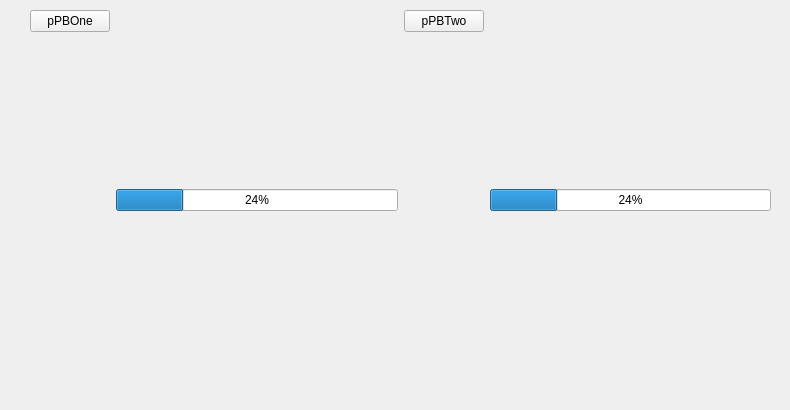
<?xml version="1.0" encoding="UTF-8"?>
<ui version="4.0">
 <class>Tab4OnOff</class>
 <widget class="QWidget" name="Tab4OnOff">
  <property name="geometry">
   <rect>
    <x>0</x>
    <y>0</y>
    <width>790</width>
    <height>410</height>
   </rect>
  </property>
  <property name="windowTitle">
   <string>Form</string>
  </property>
  <widget class="QWidget" name="horizontalLayoutWidget_2">
   <property name="geometry">
    <rect>
     <x>30</x>
     <y>10</y>
     <width>741</width>
     <height>381</height>
    </rect>
   </property>
   <layout class="QHBoxLayout" name="horizontalLayout_2" stretch="0,0">
    <item>
     <layout class="QHBoxLayout" name="horizontalLayout">
      <item>
       <layout class="QVBoxLayout" name="verticalLayout" stretch="0,0,0">
        <item>
         <widget class="QPushButton" name="pPBOne">
          <property name="text">
           <string>pPBOne</string>
          </property>
          <property name="checkable">
           <bool>true</bool>
          </property>
         </widget>
        </item>
        <item>
         <widget class="QLabel" name="pcar1">
          <property name="text">
           <string/>
          </property>
          <property name="textFormat">
           <enum>Qt::MarkdownText</enum>
          </property>
          <property name="pixmap">
           <pixmap resource="IotQtClient.qrc">:/IotQtClient/img/areaemp.png</pixmap>
          </property>
          <property name="scaledContents">
           <bool>true</bool>
          </property>
          <property name="margin">
           <number>-4</number>
          </property>
          <property name="indent">
           <number>-1</number>
          </property>
         </widget>
        </item>
        <item>
         <layout class="QHBoxLayout" name="horizontalLayout_4">
          <item>
           <widget class="QPushButton" name="pPBLamp1">
            <property name="enabled">
             <bool>true</bool>
            </property>
            <property name="sizePolicy">
             <sizepolicy hsizetype="Fixed" vsizetype="Fixed">
              <horstretch>0</horstretch>
              <verstretch>0</verstretch>
             </sizepolicy>
            </property>
            <property name="palette">
             <palette>
              <active>
               <colorrole role="Button">
                <brush brushstyle="SolidPattern">
                 <color alpha="255">
                  <red>255</red>
                  <green>255</green>
                  <blue>255</blue>
                 </color>
                </brush>
               </colorrole>
              </active>
              <inactive>
               <colorrole role="Button">
                <brush brushstyle="SolidPattern">
                 <color alpha="255">
                  <red>255</red>
                  <green>255</green>
                  <blue>255</blue>
                 </color>
                </brush>
               </colorrole>
              </inactive>
              <disabled>
               <colorrole role="Button">
                <brush brushstyle="SolidPattern">
                 <color alpha="255">
                  <red>255</red>
                  <green>255</green>
                  <blue>255</blue>
                 </color>
                </brush>
               </colorrole>
              </disabled>
             </palette>
            </property>
            <property name="font">
             <font>
              <stylestrategy>NoAntialias</stylestrategy>
             </font>
            </property>
            <property name="layoutDirection">
             <enum>Qt::LeftToRight</enum>
            </property>
            <property name="text">
             <string/>
            </property>
            <property name="icon">
             <iconset resource="IotQtClient.qrc">
              <normaloff>:/IotQtClient/img/plugout.png</normaloff>
              <normalon>:/IotQtClient/img/plug.png</normalon>:/IotQtClient/img/plugout.png</iconset>
            </property>
            <property name="iconSize">
             <size>
              <width>60</width>
              <height>60</height>
             </size>
            </property>
            <property name="checkable">
             <bool>true</bool>
            </property>
            <property name="autoDefault">
             <bool>false</bool>
            </property>
            <property name="default">
             <bool>false</bool>
            </property>
            <property name="flat">
             <bool>true</bool>
            </property>
           </widget>
          </item>
         </layout>
        </item>
       </layout>
      </item>
      <item>
       <widget class="QProgressBar" name="progressBar">
        <property name="value">
         <number>24</number>
        </property>
       </widget>
      </item>
     </layout>
    </item>
    <item>
     <layout class="QHBoxLayout" name="horizontalLayout_3">
      <item>
       <layout class="QVBoxLayout" name="verticalLayout_2">
        <item>
         <widget class="QPushButton" name="pPBTwo">
          <property name="text">
           <string>pPBTwo</string>
          </property>
          <property name="checkable">
           <bool>true</bool>
          </property>
         </widget>
        </item>
        <item>
         <widget class="QLabel" name="pcar2">
          <property name="text">
           <string/>
          </property>
          <property name="textFormat">
           <enum>Qt::MarkdownText</enum>
          </property>
          <property name="pixmap">
           <pixmap resource="IotQtClient.qrc">:/IotQtClient/img/areaemp.png</pixmap>
          </property>
          <property name="scaledContents">
           <bool>true</bool>
          </property>
          <property name="margin">
           <number>-4</number>
          </property>
          <property name="indent">
           <number>-1</number>
          </property>
         </widget>
        </item>
        <item>
         <layout class="QHBoxLayout" name="horizontalLayout_5">
          <item>
           <widget class="QPushButton" name="pPBLamp2">
            <property name="sizePolicy">
             <sizepolicy hsizetype="Fixed" vsizetype="Fixed">
              <horstretch>0</horstretch>
              <verstretch>0</verstretch>
             </sizepolicy>
            </property>
            <property name="text">
             <string/>
            </property>
            <property name="icon">
             <iconset resource="IotQtClient.qrc">
              <normaloff>:/IotQtClient/img/plugout.png</normaloff>
              <normalon>:/IotQtClient/img/plug.png</normalon>:/IotQtClient/img/plugout.png</iconset>
            </property>
            <property name="iconSize">
             <size>
              <width>60</width>
              <height>60</height>
             </size>
            </property>
            <property name="checkable">
             <bool>true</bool>
            </property>
            <property name="flat">
             <bool>true</bool>
            </property>
           </widget>
          </item>
         </layout>
        </item>
       </layout>
      </item>
      <item>
       <widget class="QProgressBar" name="progressBar_2">
        <property name="value">
         <number>24</number>
        </property>
       </widget>
      </item>
     </layout>
    </item>
   </layout>
  </widget>
 </widget>
 <resources>
  <include location="IotQtClient.qrc"/>
 </resources>
 <connections/>
</ui>
